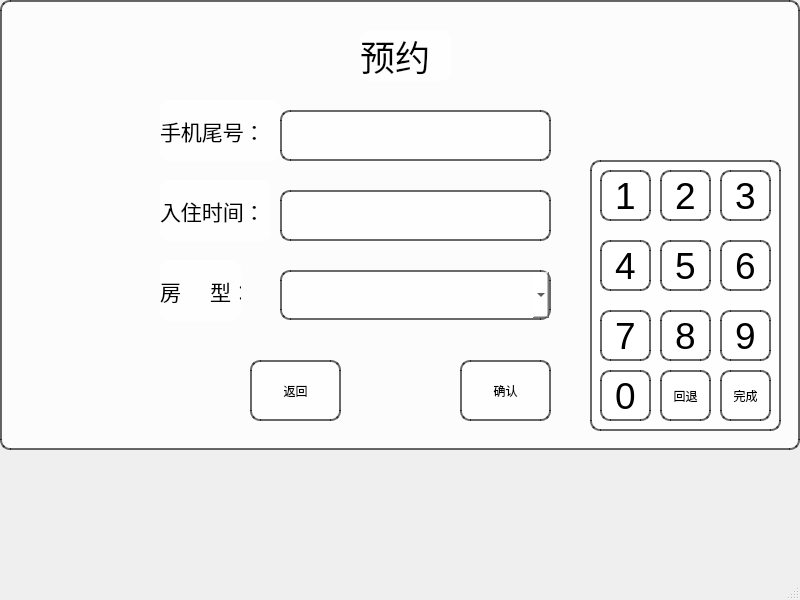
<?xml version="1.0" encoding="UTF-8"?>
<ui version="4.0">
 <class>reservation</class>
 <widget class="QMainWindow" name="reservation">
  <property name="geometry">
   <rect>
    <x>0</x>
    <y>0</y>
    <width>800</width>
    <height>600</height>
   </rect>
  </property>
  <property name="windowTitle">
   <string>MainWindow</string>
  </property>
  <widget class="QWidget" name="centralwidget">
   <widget class="QFrame" name="frame">
    <property name="geometry">
     <rect>
      <x>0</x>
      <y>0</y>
      <width>800</width>
      <height>450</height>
     </rect>
    </property>
    <property name="font">
     <font>
      <family>仿宋</family>
      <pointsize>26</pointsize>
     </font>
    </property>
    <property name="styleSheet">
     <string notr="true">border: 2px solid rgba(0, 0, 0, 150); /* 黑色边框，150为不透明度 */
    background-color: rgba(255, 255, 255, 200); /* 白色背景，200为不透明度 */
    border-radius: 10px; /* 圆角边框 */</string>
    </property>
    <property name="frameShape">
     <enum>QFrame::StyledPanel</enum>
    </property>
    <property name="frameShadow">
     <enum>QFrame::Raised</enum>
    </property>
    <widget class="QLabel" name="label">
     <property name="geometry">
      <rect>
       <x>360</x>
       <y>30</y>
       <width>91</width>
       <height>51</height>
      </rect>
     </property>
     <property name="font">
      <font>
       <family>仿宋</family>
       <pointsize>26</pointsize>
      </font>
     </property>
     <property name="styleSheet">
      <string notr="true">border: 0px solid rgba(0, 0, 0, 150); /* 黑色边框，150为不透明度 */</string>
     </property>
     <property name="text">
      <string>预约</string>
     </property>
    </widget>
    <widget class="QLabel" name="label_4">
     <property name="geometry">
      <rect>
       <x>160</x>
       <y>100</y>
       <width>121</width>
       <height>61</height>
      </rect>
     </property>
     <property name="font">
      <font>
       <pointsize>16</pointsize>
      </font>
     </property>
     <property name="styleSheet">
      <string notr="true">border: 0px solid rgba(0, 0, 0, 150); /* 黑色边框，150为不透明度 */</string>
     </property>
     <property name="text">
      <string>手机尾号：</string>
     </property>
    </widget>
    <widget class="QLabel" name="label_5">
     <property name="geometry">
      <rect>
       <x>160</x>
       <y>180</y>
       <width>111</width>
       <height>61</height>
      </rect>
     </property>
     <property name="font">
      <font>
       <pointsize>16</pointsize>
      </font>
     </property>
     <property name="styleSheet">
      <string notr="true">border: 0px solid rgba(0, 0, 0, 150); /* 黑色边框，150为不透明度 */</string>
     </property>
     <property name="text">
      <string>入住时间：</string>
     </property>
    </widget>
    <widget class="QTextEdit" name="phonenumber">
     <property name="geometry">
      <rect>
       <x>280</x>
       <y>110</y>
       <width>271</width>
       <height>51</height>
      </rect>
     </property>
    </widget>
    <widget class="QTextEdit" name="intime">
     <property name="geometry">
      <rect>
       <x>280</x>
       <y>190</y>
       <width>271</width>
       <height>51</height>
      </rect>
     </property>
    </widget>
    <widget class="QPushButton" name="pushButton_11">
     <property name="geometry">
      <rect>
       <x>460</x>
       <y>360</y>
       <width>91</width>
       <height>61</height>
      </rect>
     </property>
     <property name="text">
      <string>确认</string>
     </property>
    </widget>
    <widget class="QPushButton" name="pushButton_12">
     <property name="geometry">
      <rect>
       <x>250</x>
       <y>360</y>
       <width>91</width>
       <height>61</height>
      </rect>
     </property>
     <property name="text">
      <string>返回</string>
     </property>
    </widget>
    <widget class="QComboBox" name="roomtybe">
     <property name="geometry">
      <rect>
       <x>280</x>
       <y>270</y>
       <width>271</width>
       <height>50</height>
      </rect>
     </property>
     <property name="sizePolicy">
      <sizepolicy hsizetype="Minimum" vsizetype="Fixed">
       <horstretch>0</horstretch>
       <verstretch>0</verstretch>
      </sizepolicy>
     </property>
     <property name="minimumSize">
      <size>
       <width>0</width>
       <height>50</height>
      </size>
     </property>
     <property name="styleSheet">
      <string notr="true">border: 2px solid rgba(0, 0, 0, 150); /* 黑色边框，150为不透明度 */
    background-color: rgba(255, 255, 255, 200); /* 白色背景，200为不透明度 */
    border-radius: 10px; /* 圆角边框 */</string>
     </property>
     <property name="editable">
      <bool>true</bool>
     </property>
    </widget>
    <widget class="QLabel" name="label_6">
     <property name="geometry">
      <rect>
       <x>160</x>
       <y>260</y>
       <width>81</width>
       <height>61</height>
      </rect>
     </property>
     <property name="font">
      <font>
       <pointsize>16</pointsize>
      </font>
     </property>
     <property name="styleSheet">
      <string notr="true">border: 0px solid rgba(0, 0, 0, 150); /* 黑色边框，150为不透明度 */</string>
     </property>
     <property name="text">
      <string>房     型：</string>
     </property>
    </widget>
   </widget>
   <widget class="QFrame" name="frame_2">
    <property name="geometry">
     <rect>
      <x>590</x>
      <y>160</y>
      <width>191</width>
      <height>271</height>
     </rect>
    </property>
    <property name="mouseTracking">
     <bool>true</bool>
    </property>
    <property name="layoutDirection">
     <enum>Qt::LeftToRight</enum>
    </property>
    <property name="styleSheet">
     <string notr="true">border: 2px solid rgba(0, 0, 0, 150); /* 黑色边框，150为不透明度 */
    background-color: rgba(255, 255, 255, 200); /* 白色背景，200为不透明度 */
    border-radius: 10px; /* 圆角边框 */</string>
    </property>
    <property name="frameShape">
     <enum>QFrame::StyledPanel</enum>
    </property>
    <property name="frameShadow">
     <enum>QFrame::Raised</enum>
    </property>
    <widget class="QPushButton" name="pushButton_1">
     <property name="geometry">
      <rect>
       <x>10</x>
       <y>10</y>
       <width>51</width>
       <height>51</height>
      </rect>
     </property>
     <property name="font">
      <font>
       <pointsize>28</pointsize>
      </font>
     </property>
     <property name="styleSheet">
      <string notr="true"> color: black; /* 设置字体颜色为白色 */
</string>
     </property>
     <property name="text">
      <string>1</string>
     </property>
     <property name="flat">
      <bool>true</bool>
     </property>
    </widget>
    <widget class="QPushButton" name="pushButton_2">
     <property name="geometry">
      <rect>
       <x>70</x>
       <y>10</y>
       <width>51</width>
       <height>51</height>
      </rect>
     </property>
     <property name="font">
      <font>
       <pointsize>28</pointsize>
      </font>
     </property>
     <property name="styleSheet">
      <string notr="true"> color: black; /* 设置字体颜色为白色 */
</string>
     </property>
     <property name="text">
      <string>2</string>
     </property>
     <property name="flat">
      <bool>true</bool>
     </property>
    </widget>
    <widget class="QPushButton" name="pushButton_4">
     <property name="geometry">
      <rect>
       <x>10</x>
       <y>80</y>
       <width>51</width>
       <height>51</height>
      </rect>
     </property>
     <property name="font">
      <font>
       <pointsize>28</pointsize>
      </font>
     </property>
     <property name="styleSheet">
      <string notr="true"> color: black; /* 设置字体颜色为白色 */
</string>
     </property>
     <property name="text">
      <string>4</string>
     </property>
     <property name="flat">
      <bool>true</bool>
     </property>
    </widget>
    <widget class="QPushButton" name="pushButton_3">
     <property name="geometry">
      <rect>
       <x>130</x>
       <y>10</y>
       <width>51</width>
       <height>51</height>
      </rect>
     </property>
     <property name="font">
      <font>
       <pointsize>28</pointsize>
      </font>
     </property>
     <property name="styleSheet">
      <string notr="true"> color: black; /* 设置字体颜色为白色 */
</string>
     </property>
     <property name="text">
      <string>3</string>
     </property>
     <property name="flat">
      <bool>true</bool>
     </property>
    </widget>
    <widget class="QPushButton" name="pushButton_6">
     <property name="geometry">
      <rect>
       <x>130</x>
       <y>80</y>
       <width>51</width>
       <height>51</height>
      </rect>
     </property>
     <property name="font">
      <font>
       <pointsize>28</pointsize>
      </font>
     </property>
     <property name="styleSheet">
      <string notr="true"> color: black; /* 设置字体颜色为白色 */
</string>
     </property>
     <property name="text">
      <string>6</string>
     </property>
     <property name="flat">
      <bool>true</bool>
     </property>
    </widget>
    <widget class="QPushButton" name="pushButton_7">
     <property name="geometry">
      <rect>
       <x>10</x>
       <y>150</y>
       <width>51</width>
       <height>51</height>
      </rect>
     </property>
     <property name="font">
      <font>
       <pointsize>28</pointsize>
      </font>
     </property>
     <property name="styleSheet">
      <string notr="true"> color: black; /* 设置字体颜色为白色 */
</string>
     </property>
     <property name="text">
      <string>7</string>
     </property>
     <property name="flat">
      <bool>true</bool>
     </property>
    </widget>
    <widget class="QPushButton" name="pushButton_5">
     <property name="geometry">
      <rect>
       <x>70</x>
       <y>80</y>
       <width>51</width>
       <height>51</height>
      </rect>
     </property>
     <property name="font">
      <font>
       <pointsize>28</pointsize>
      </font>
     </property>
     <property name="styleSheet">
      <string notr="true"> color: black; /* 设置字体颜色为白色 */
</string>
     </property>
     <property name="text">
      <string>5</string>
     </property>
     <property name="flat">
      <bool>true</bool>
     </property>
    </widget>
    <widget class="QPushButton" name="pushButton_9">
     <property name="geometry">
      <rect>
       <x>130</x>
       <y>150</y>
       <width>51</width>
       <height>51</height>
      </rect>
     </property>
     <property name="font">
      <font>
       <pointsize>28</pointsize>
      </font>
     </property>
     <property name="styleSheet">
      <string notr="true"> color: black; /* 设置字体颜色为白色 */
</string>
     </property>
     <property name="text">
      <string>9</string>
     </property>
     <property name="flat">
      <bool>true</bool>
     </property>
    </widget>
    <widget class="QPushButton" name="pushButton_8">
     <property name="geometry">
      <rect>
       <x>70</x>
       <y>150</y>
       <width>51</width>
       <height>51</height>
      </rect>
     </property>
     <property name="font">
      <font>
       <pointsize>28</pointsize>
      </font>
     </property>
     <property name="styleSheet">
      <string notr="true"> color: black; /* 设置字体颜色为白色 */
</string>
     </property>
     <property name="text">
      <string>8</string>
     </property>
     <property name="flat">
      <bool>true</bool>
     </property>
    </widget>
    <widget class="QPushButton" name="pushButton_0">
     <property name="geometry">
      <rect>
       <x>10</x>
       <y>210</y>
       <width>51</width>
       <height>51</height>
      </rect>
     </property>
     <property name="font">
      <font>
       <pointsize>28</pointsize>
      </font>
     </property>
     <property name="styleSheet">
      <string notr="true"> color: black; /* 设置字体颜色为白色 */
</string>
     </property>
     <property name="text">
      <string>0</string>
     </property>
     <property name="flat">
      <bool>true</bool>
     </property>
    </widget>
    <widget class="QPushButton" name="pushButton">
     <property name="geometry">
      <rect>
       <x>70</x>
       <y>210</y>
       <width>51</width>
       <height>51</height>
      </rect>
     </property>
     <property name="text">
      <string>回退</string>
     </property>
    </widget>
    <widget class="QPushButton" name="pushButton_10">
     <property name="geometry">
      <rect>
       <x>130</x>
       <y>210</y>
       <width>51</width>
       <height>51</height>
      </rect>
     </property>
     <property name="text">
      <string>完成</string>
     </property>
    </widget>
   </widget>
  </widget>
  <widget class="QStatusBar" name="statusbar"/>
 </widget>
 <resources/>
 <connections/>
</ui>
